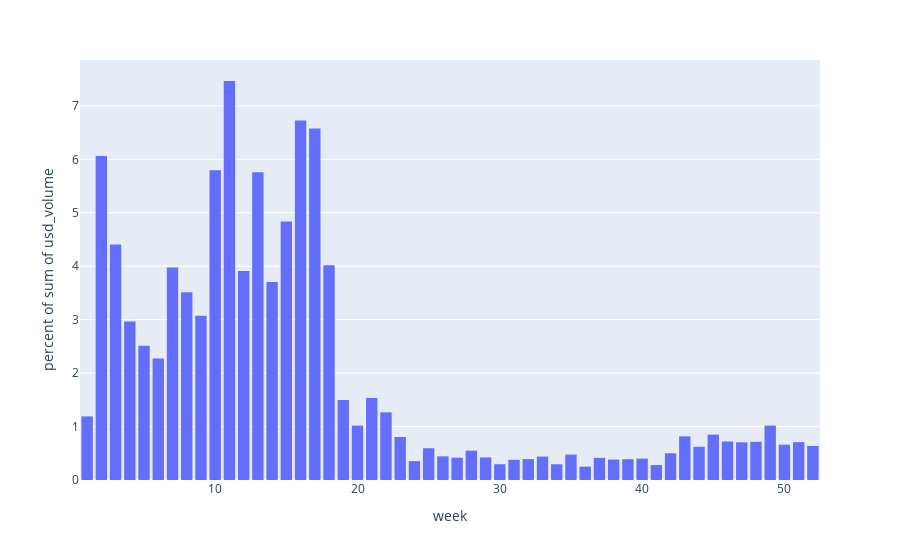

Here is the notebook cell this chart was saved with:
### Code cell
# Normalized plot

fig = px.histogram(data_frame=week_df.to_pandas(), x="week", y="usd_volume", nbins=52, histnorm="percent")
fig.update_layout(bargap=0.2)
fig.show()

### Figure 1 — Plotly figure (JSON) as saved in the notebook; plotly's stock layout.template omitted (floating-point values rounded to 4 significant figures)
{"data": [{"alignmentgroup": "True", "bingroup": "x", "histfunc": "sum", "histnorm": "percent", "hovertemplate": "week=%{x}<br>percent of sum of usd_volume=%{y}<extra></extra>", "legendgroup": "", "marker": {"color": "#636efa", "pattern": {"shape": ""}}, "name": "", "nbinsx": 52, "offsetgroup": "", "orientation": "v", "showlegend": false, "type": "histogram", "x": [1, 2, 3, 4, 5, 6, 7, 8, 9, 10, 11, 12, 13, 14, 15, 16, 17, 18, 19, 20, 21, 22, 23, 24, 25, 26, 27, 28, 29, 30, 31, 32, 33, 34, 35, 36, 37, 38, 39, 40, 41, 42, 43, 44, 45, 46, 47, 48, 49, 50, 51, 52], "xaxis": "x", "y": [105200000.0, 536000000.0, 389500000.0, 262100000.0, 221900000.0, 200900000.0, 351400000.0, 310700000.0, 271700000.0, 512200000.0, 659800000.0, 345800000.0, 509000000.0, 327300000.0, 427400000.0, 594400000.0, 581300000.0, 355100000.0, 132300000.0, 89900000.0, 135600000.0, 111900000.0, 71130000.0, 31180000.0, 52500000.0, 39140000.0, 36890000.0, 48590000.0, 37380000.0, 26090000.0, 33340000.0, 34550000.0, 38750000.0, 26030000.0, 42020000.0, 22100000.0, 36610000.0, 33850000.0, 34350000.0, 35300000.0, 24660000.0, 44180000.0, 72130000.0, 54980000.0, 75030000.0, 63720000.0, 62290000.0, 63170000.0, 89910000.0, 58450000.0, 62600000.0, 56320000.0], "yaxis": "y"}], "layout": {"autosize": true, "bargap": 0.2, "barmode": "relative", "legend": {"tracegroupgap": 0}, "margin": {"t": 60}, "xaxis": {"anchor": "y", "autorange": true, "domain": [0, 1], "range": [0.5, 52.5], "title": {"text": "week"}, "type": "linear"}, "yaxis": {"anchor": "x", "autorange": true, "domain": [0, 1], "range": [0, 7.858], "title": {"text": "percent of sum of usd_volume"}, "type": "linear"}}}
